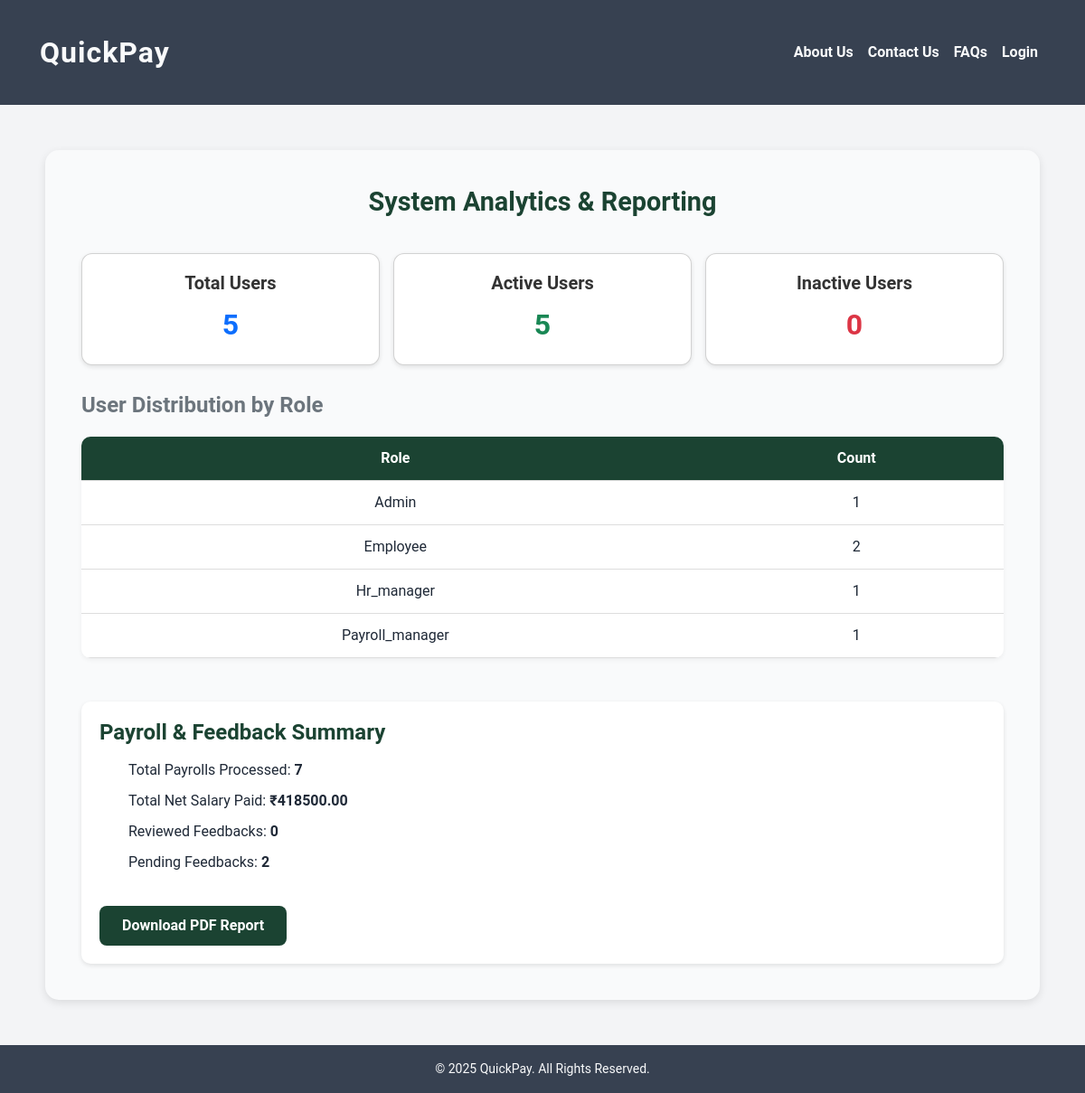
The app's page /admin_analytics with its own data.
### user/models.py (models this page shows, shortened)
class User(AbstractUser):
    USER_TYPES = [
        ('admin', 'Admin'),
        ('hr_manager', 'HR Manager'),
        ('payroll_manager', 'Payroll Manager'),
        ('employee', 'Employee'),
    ]
    role = models.CharField(max_length=25, choices=USER_TYPES, default='employee')
    address = models.CharField(max_length=150, null=True, blank=True)
    phone = models.CharField(max_length=10, null=True, blank=True)
    office_mail = models.EmailField(unique=True, null=True, blank=True)

### reports/views.py (the view)
# urls.py: path('admin_analytics', reports.views.admin_analytics, name='admin_analytics'),
def admin_analytics(request):
    total_users = User.objects.count()
    active_users = User.objects.filter(is_active=True).count()
    inactive_users = total_users - active_users
    users_by_role = (
        User.objects.values('role')
        .annotate(count=Count('id'))
        .order_by('role')
    )
    from payroll.models import Payroll
    from user.models import Feedback
    total_payrolls = Payroll.objects.count()
    total_net_salary = Payroll.objects.aggregate(Sum('net_salary'))['net_salary__sum'] or 0
    reviewed_feedbacks = Feedback.objects.filter(status='Reviewed').count()
    pending_feedbacks = Feedback.objects.exclude(status='Reviewed').count()
    context = {
        'total_users': total_users,
        'active_users': active_users,
        'inactive_users': inactive_users,
        'users_by_role': users_by_role,
        'total_payrolls': total_payrolls,
        'total_net_salary': total_net_salary,
        'reviewed_feedbacks': reviewed_feedbacks,
        'pending_feedbacks': pending_feedbacks,
    }
    return render(request, 'admin_analytics.html', context)

### Templates/admin_analytics.html (shortened to what this page needs)
{% extends "base.html" %}
{% load static %}
{% block content %}
<div class="analytics-container">
    <h2 class="analytics-header">System Analytics & Reporting</h2>
    <div class="stats-row">
        <div class="card">
            <h5>Total Users</h5>
            <p class="text-primary">{{ total_users }}</p>
        </div>
        <div class="card">
            <h5>Active Users</h5>
            <p class="text-success">{{ active_users }}</p>
        </div>
        <div class="card">
            <h5>Inactive Users</h5>
            <p class="text-danger">{{ inactive_users }}</p>
        </div>
    </div>
    <h4 class="text-secondary fw-bold mt-4">User Distribution by Role</h4>
    <table>
        <thead>
            <tr>
                <th>Role</th>
                <th>Count</th>
            </tr>
        </thead>
        <tbody>
            {% for r in users_by_role %}
            <tr>
                <td>{{ r.role|capfirst }}</td>
                <td>{{ r.count }}</td>
            </tr>
            {% empty %}
            <tr><td colspan="2">No data available</td></tr>
            {% endfor %}
        </tbody>
    </table>
    <div class="summary mt-5">
        <h4 class="summary-title">Payroll & Feedback Summary</h4>
        <ul>
            <li>Total Payrolls Processed: <b>{{ total_payrolls }}</b></li>
            <li>Total Net Salary Paid: <b>₹{{ total_net_salary|floatformat:2 }}</b></li>
            <li>Reviewed Feedbacks: <b>{{ reviewed_feedbacks }}</b></li>
            <li>Pending Feedbacks: <b>{{ pending_feedbacks }}</b></li>
        </ul>
        <a href="{% url 'generate_admin_report_pdf' %}" class="download-btn">Download PDF Report</a>
    </div>
</div>
{% endblock %}

### static/css/mystyle.css (style rules this page uses)
body { margin: 0; font-family: "Roboto", "Segoe UI", sans-serif; background: #f3f4f6; color: #1f2937; }
.card { border-radius: 16px; transition: transform 0.2s ease, box-shadow 0.2s ease; word-wrap: break-word; }
.card { flex: 1; display: flex; flex-direction: column; justify-content: space-between; }

### Templates/admin_analytics.html (style rules this page uses)
.analytics-container { max-width: 1100px; margin: 50px auto; background-color: #f9fafb; border-radius: 15px; box-shadow: 0 3px 10px rgba(0,0,0,0.1); padding: 40px; }
.analytics-header { text-align: center; color: #1b4332; font-weight: 700; font-size: 1.8rem; margin-bottom: 40px; }
.stats-row { display: flex; justify-content: space-between; flex-wrap: wrap; gap: 15px; margin-bottom: 30px; }
.card { flex: 1 1 30%; background: white; border-radius: 12px; padding: 20px; box-shadow: 0 2px 5px rgba(0,0,0,0.1); text-align: center; }
.card h5 { color: #333; margin-bottom: 10px; font-weight: 600; }
.card p { font-size: 2rem; margin: 0; font-weight: 700; }
.card p.text-primary { color: #007bff; }
.card p.text-success { color: #28a745; }
.card p.text-danger { color: #dc3545; }
table { width: 100%; margin-top: 20px; border-collapse: collapse; background: #fff; border-radius: 10px; overflow: hidden; box-shadow: 0 2px 5px rgba(0,0,0,0.05); }
th, td { padding: 12px; text-align: center; border-bottom: 1px solid #ddd; }
th { background: #1b4332; color: white; font-weight: 600; }
.summary { margin-top: 30px; background: white; padding: 20px; border-radius: 10px; box-shadow: 0 2px 5px rgba(0,0,0,0.1); }
.summary li { list-style: none; margin-bottom: 10px; }
.summary-title { font-weight: 600; color: #1b4332; margin-bottom: 15px; }
.download-btn { display: inline-block; background-color: #1b4332; color: white; padding: 10px 25px; border-radius: 8px; text-decoration: none; margin-top: 20px; font-weight: 600; }

### records on screen
User: role "Admin", count "1"
User: role "Hr_manager", count "1"
User: role "Payroll_manager", count "1"

### other values on screen
{{ total_users }} "5"
{{ active_users }} "5"
{{ inactive_users }} "0"
{{ r.role|capfirst }} "Employee"
{{ r.count }} "2"
{{ total_payrolls }} "7"
{{ total_net_salary|floatformat:2 }} "418500.00"
{{ reviewed_feedbacks }} "0"
{{ pending_feedbacks }} "2"
